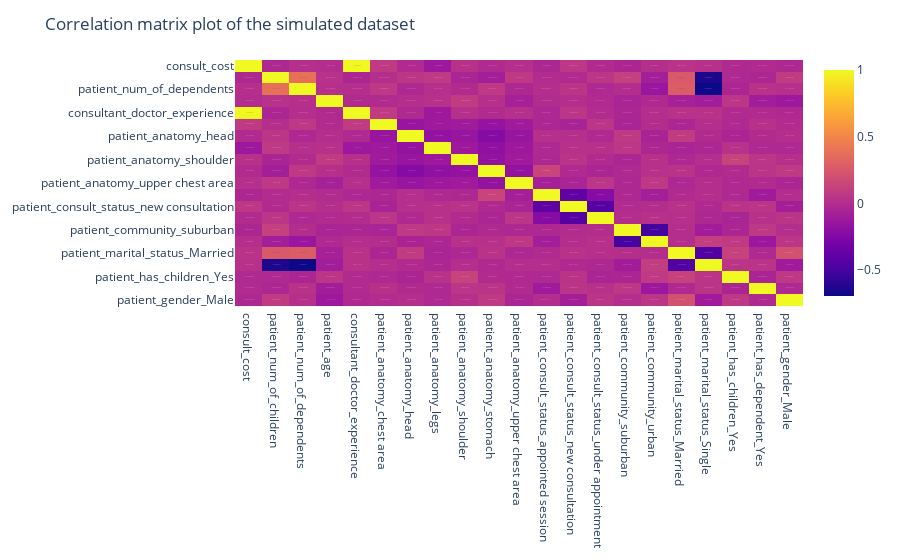

Notebook code for this chart:
### Markdown cell above
#### correlation

### Code cell
corr = simulated_dataframe.corr()
fig = px.imshow(corr, text_auto=True, aspect="auto")

# Title
fig.update_layout(title_text="Correlation matrix plot of the simulated dataset")

fig.show()

### Figure 1 — Plotly figure (JSON) as saved in the notebook; plotly's stock layout.template omitted (floating-point values rounded to 4 significant figures; data arrays with more than 128 entries replaced by an {"elided": "..."} marker saying what was removed)
{"data": [{"coloraxis": "coloraxis", "hovertemplate": "x: %{x}<br>y: %{y}<br>color: %{z}<extra></extra>", "name": "0", "texttemplate": "%{z}", "type": "heatmap", "x": ["consult_cost", "patient_num_of_children", "patient_num_of_dependents", "patient_age", "consultant_doctor_experience", "patient_anatomy_chest area", "patient_anatomy_head", "patient_anatomy_legs", "patient_anatomy_shoulder", "patient_anatomy_stomach", "patient_anatomy_upper chest area", "patient_consult_status_appointed session", "patient_consult_status_new consultation", "patient_consult_status_under appointment", "patient_community_suburban", "patient_community_urban", "patient_marital_status_Married", "patient_marital_status_Single", "patient_has_children_Yes", "patient_has_dependent_Yes", "patient_gender_Male"], "xaxis": "x", "y": ["consult_cost", "patient_num_of_children", "patient_num_of_dependents", "patient_age", "consultant_doctor_experience", "patient_anatomy_chest area", "patient_anatomy_head", "patient_anatomy_legs", "patient_anatomy_shoulder", "patient_anatomy_stomach", "patient_anatomy_upper chest area", "patient_consult_status_appointed session", "patient_consult_status_new consultation", "patient_consult_status_under appointment", "patient_community_suburban", "patient_community_urban", "patient_marital_status_Married", "patient_marital_status_Single", "patient_has_children_Yes", "patient_has_dependent_Yes", "patient_gender_Male"], "yaxis": "y", "z": {"elided": "21x21 float values"}}], "layout": {"coloraxis": {"colorscale": [[0, "#0d0887"], [0.1111, "#46039f"], [0.2222, "#7201a8"], [0.3333, "#9c179e"], [0.4444, "#bd3786"], [0.5556, "#d8576b"], [0.6667, "#ed7953"], [0.7778, "#fb9f3a"], [0.8889, "#fdca26"], [1, "#f0f921"]]}, "margin": {"t": 60}, "title": {"text": "Correlation matrix plot of the simulated dataset"}, "xaxis": {"anchor": "y", "domain": [0, 1]}, "yaxis": {"anchor": "x", "autorange": "reversed", "domain": [0, 1]}}}
